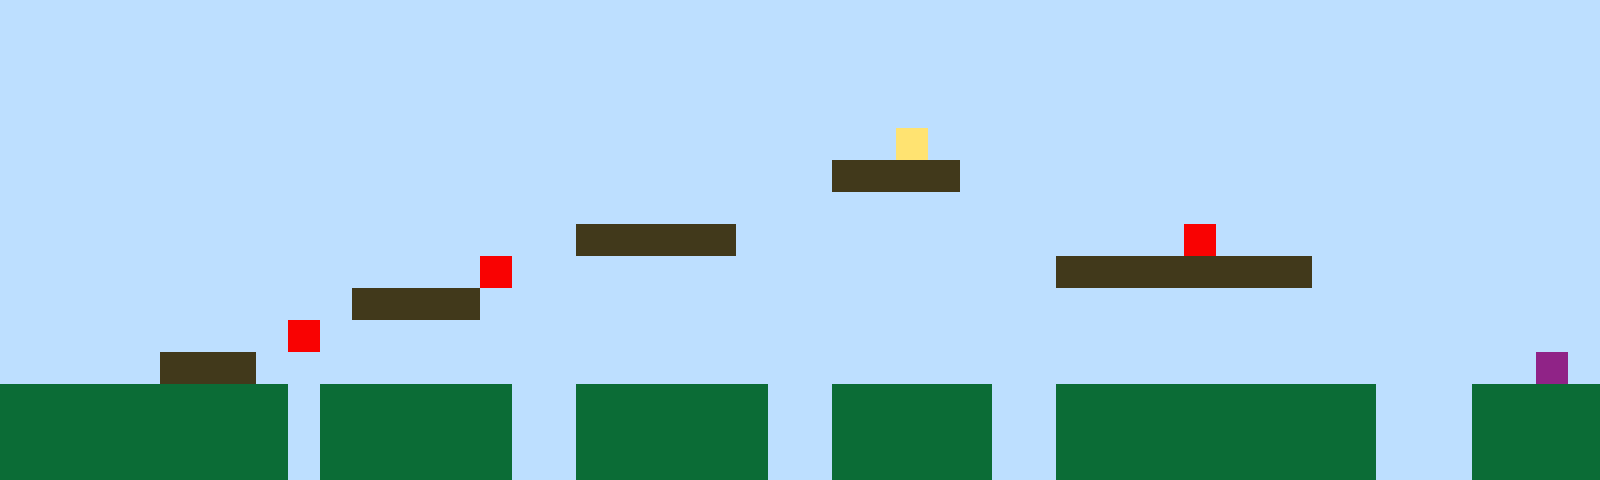

A level layout from a 2D game, rendered from its tile map. Below: a short description, then the map file with its tile-grid data intact:
An orthogonal 50x15 tile map with 32x32 px tiles, 1 tile layer (Tile Layer 1).

<map version="1.10" tiledversion="1.11.2" orientation="orthogonal" renderorder="right-up" width="50" height="15" tilewidth="32" tileheight="32" infinite="0" nextlayerid="2" nextobjectid="1"><editorsettings><export target="map1.csv" format="csv" /></editorsettings><tileset firstgid="1" name="sprites" tilewidth="32" tileheight="32" tilecount="6" columns="3"><image source="sprites.png" width="96" height="64" /></tileset><layer id="1" name="Tile Layer 1" width="50" height="15"><data encoding="csv">1,1,1,1,1,1,1,1,1,1,1,1,1,1,1,1,1,1,1,1,1,1,1,1,1,1,1,1,1,1,1,1,1,1,1,1,1,1,1,1,1,1,1,1,1,1,1,1,1,1,1,1,1,1,1,1,1,1,1,1,1,1,1,1,1,1,1,1,1,1,1,1,1,1,1,1,1,1,1,1,1,1,1,1,1,1,1,1,1,1,1,1,1,1,1,1,1,1,1,1,1,1,1,1,1,1,1,1,1,1,1,1,1,1,1,1,1,1,1,1,1,1,1,1,1,1,1,1,1,1,1,1,1,1,1,1,1,1,1,1,1,1,1,1,1,1,1,1,1,1,1,1,1,1,1,1,1,1,1,1,1,1,1,1,1,1,1,1,1,1,1,1,1,1,1,1,1,1,1,1,1,1,1,1,1,1,1,1,1,1,1,1,1,1,1,1,1,1,1,1,1,1,1,1,1,1,1,1,1,1,1,1,1,1,1,1,1,1,1,1,1,1,1,1,1,1,1,1,4,1,1,1,1,1,1,1,1,1,1,1,1,1,1,1,1,1,1,1,1,1,1,1,1,1,1,1,1,1,1,1,1,1,1,1,1,1,1,1,1,1,1,1,1,1,1,1,3,3,3,3,1,1,1,1,1,1,1,1,1,1,1,1,1,1,1,1,1,1,1,1,1,1,1,1,1,1,1,1,1,1,1,1,1,1,1,1,1,1,1,1,1,1,1,1,1,1,1,1,1,1,1,1,1,1,1,1,1,1,1,1,1,1,1,1,1,1,1,1,1,1,1,1,1,1,1,1,1,1,1,1,1,1,1,1,1,1,1,1,3,3,3,3,3,1,1,1,1,1,1,1,1,1,1,1,1,1,1,5,1,1,1,1,1,1,1,1,1,1,1,1,1,1,1,1,1,1,1,1,1,1,1,1,1,1,1,5,1,1,1,1,1,1,1,1,1,1,1,1,1,1,1,1,1,3,3,3,3,3,3,3,3,1,1,1,1,1,1,1,1,1,1,1,1,1,1,1,1,1,1,1,1,3,3,3,3,1,1,1,1,1,1,1,1,1,1,1,1,1,1,1,1,1,1,1,1,1,1,1,1,1,1,1,1,1,1,1,1,1,1,1,1,1,1,1,1,1,1,1,1,5,1,1,1,1,1,1,1,1,1,1,1,1,1,1,1,1,1,1,1,1,1,1,1,1,1,1,1,1,1,1,1,1,1,1,1,1,1,1,1,1,1,1,1,1,1,3,3,3,1,1,1,1,1,1,1,1,1,1,1,1,1,1,1,1,1,1,1,1,1,1,1,1,1,1,1,1,1,1,1,1,1,1,1,1,1,1,1,1,6,1,2,2,2,2,2,2,2,2,2,1,2,2,2,2,2,2,1,1,2,2,2,2,2,2,1,1,2,2,2,2,2,1,1,2,2,2,2,2,2,2,2,2,2,1,1,1,2,2,2,2,2,2,2,2,2,2,2,2,2,1,2,2,2,2,2,2,1,1,2,2,2,2,2,2,1,1,2,2,2,2,2,1,1,2,2,2,2,2,2,2,2,2,2,1,1,1,2,2,2,2,2,2,2,2,2,2,2,2,2,1,2,2,2,2,2,2,1,1,2,2,2,2,2,2,1,1,2,2,2,2,2,1,1,2,2,2,2,2,2,2,2,2,2,1,1,1,2,2,2,2</data></layer></map>
